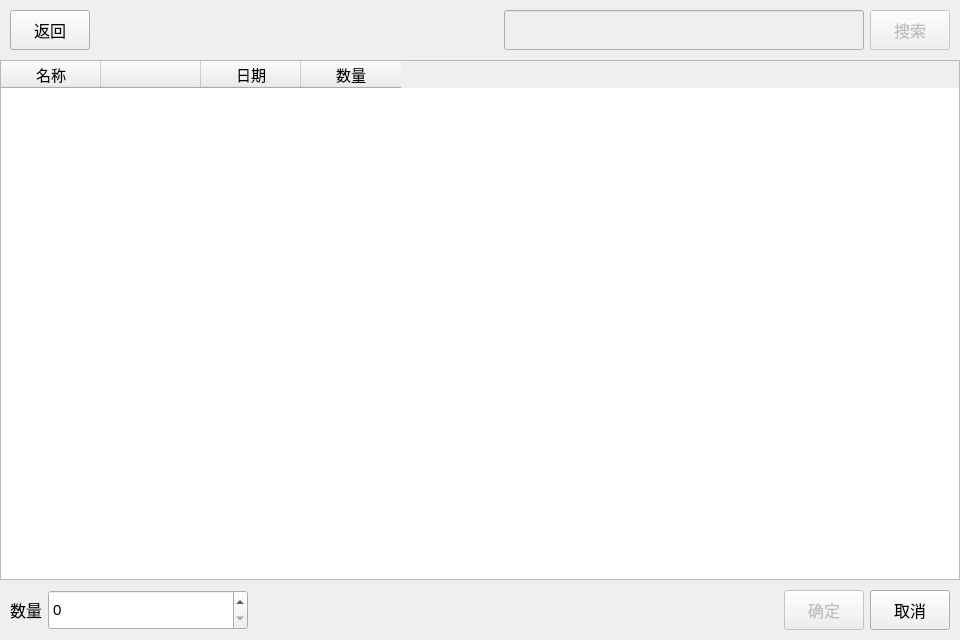
   <widget class="QWidget" name="PrepareDetailPage">
    <property name="sizePolicy">
     <sizepolicy hsizetype="Fixed" vsizetype="Fixed">
      <horstretch>0</horstretch>
      <verstretch>0</verstretch>
     </sizepolicy>
    </property>
    <property name="minimumSize">
     <size>
      <width>960</width>
      <height>640</height>
     </size>
    </property>
    <property name="maximumSize">
     <size>
      <width>960</width>
      <height>640</height>
     </size>
    </property>
    <property name="baseSize">
     <size>
      <width>960</width>
      <height>640</height>
     </size>
    </property>
    <widget class="QWidget" name="header_PrepareDetailPage">
     <property name="geometry">
      <rect>
       <x>10</x>
       <y>10</y>
       <width>940</width>
       <height>40</height>
      </rect>
     </property>
     <layout class="QHBoxLayout" name="headerLayout_PrepareDetailPage">
      <item>
       <widget class="QPushButton" name="backButton_PrepareDetailPage">
        <property name="sizePolicy">
         <sizepolicy hsizetype="Minimum" vsizetype="Expanding">
          <horstretch>0</horstretch>
          <verstretch>0</verstretch>
         </sizepolicy>
        </property>
        <property name="minimumSize">
         <size>
          <width>80</width>
          <height>30</height>
         </size>
        </property>
        <property name="font">
         <font>
          <pointsize>12</pointsize>
         </font>
        </property>
        <property name="text">
         <string>返回</string>
        </property>
       </widget>
      </item>
      <item>
       <spacer name="searchLeftSpacer_PrepareDetailPage">
        <property name="orientation">
         <enum>Qt::Horizontal</enum>
        </property>
        <property name="sizeHint" stdset="0">
         <size>
          <width>10</width>
          <height>30</height>
         </size>
        </property>
       </spacer>
      </item>
      <item>
       <layout class="QHBoxLayout" name="searchLayout_PrepareDetailPage">
        <item>
         <widget class="QLineEdit" name="searchBox_PrepareDetailPage">
          <property name="enabled">
           <bool>false</bool>
          </property>
          <property name="sizePolicy">
           <sizepolicy hsizetype="Minimum" vsizetype="Expanding">
            <horstretch>0</horstretch>
            <verstretch>0</verstretch>
           </sizepolicy>
          </property>
          <property name="minimumSize">
           <size>
            <width>360</width>
            <height>30</height>
           </size>
          </property>
          <property name="font">
           <font>
            <pointsize>11</pointsize>
           </font>
          </property>
         </widget>
        </item>
        <item>
         <widget class="QPushButton" name="searchButton_PrepareDetailPage">
          <property name="enabled">
           <bool>false</bool>
          </property>
          <property name="sizePolicy">
           <sizepolicy hsizetype="Minimum" vsizetype="Expanding">
            <horstretch>0</horstretch>
            <verstretch>0</verstretch>
           </sizepolicy>
          </property>
          <property name="minimumSize">
           <size>
            <width>10</width>
            <height>30</height>
           </size>
          </property>
          <property name="font">
           <font>
            <pointsize>12</pointsize>
           </font>
          </property>
          <property name="text">
           <string>搜索</string>
          </property>
         </widget>
        </item>
       </layout>
      </item>
     </layout>
    </widget>
    <widget class="QTableWidget" name="prepareDetailTable">
     <property name="geometry">
      <rect>
       <x>0</x>
       <y>60</y>
       <width>960</width>
       <height>520</height>
      </rect>
     </property>
     <property name="font">
      <font>
       <pointsize>11</pointsize>
      </font>
     </property>
     <property name="autoScrollMargin">
      <number>15</number>
     </property>
     <property name="editTriggers">
      <set>QAbstractItemView::NoEditTriggers</set>
     </property>
     <property name="selectionMode">
      <enum>QAbstractItemView::SingleSelection</enum>
     </property>
     <property name="selectionBehavior">
      <enum>QAbstractItemView::SelectRows</enum>
     </property>
     <property name="textElideMode">
      <enum>Qt::ElideMiddle</enum>
     </property>
     <property name="verticalScrollMode">
      <enum>QAbstractItemView::ScrollPerPixel</enum>
     </property>
     <property name="horizontalScrollMode">
      <enum>QAbstractItemView::ScrollPerPixel</enum>
     </property>
     <property name="rowCount">
      <number>0</number>
     </property>
     <property name="columnCount">
      <number>4</number>
     </property>
     <attribute name="horizontalHeaderMinimumSectionSize">
      <number>35</number>
     </attribute>
     <attribute name="horizontalHeaderDefaultSectionSize">
      <number>100</number>
     </attribute>
     <attribute name="verticalHeaderVisible">
      <bool>false</bool>
     </attribute>
     <column>
      <property name="text">
       <string>名称</string>
      </property>
      <property name="textAlignment">
       <set>AlignCenter</set>
      </property>
     </column>
     <column>
      <property name="text">
       <string/>
      </property>
     </column>
     <column>
      <property name="text">
       <string>日期</string>
      </property>
      <property name="textAlignment">
       <set>AlignCenter</set>
      </property>
     </column>
     <column>
      <property name="text">
       <string>数量</string>
      </property>
      <property name="textAlignment">
       <set>AlignCenter</set>
      </property>
     </column>
    </widget>
    <widget class="QWidget" name="footer_PrepareDetailPage">
     <property name="geometry">
      <rect>
       <x>10</x>
       <y>590</y>
       <width>940</width>
       <height>40</height>
      </rect>
     </property>
     <layout class="QHBoxLayout" name="footerLayout_PrepareDetailPage">
      <item>
       <layout class="QHBoxLayout" name="amountLayout_PrepareDetailPage">
        <item>
         <widget class="QLabel" name="amountLabel_PrepareDetailPage">
          <property name="font">
           <font>
            <pointsize>12</pointsize>
           </font>
          </property>
          <property name="text">
           <string>数量</string>
          </property>
          <property name="alignment">
           <set>Qt::AlignCenter</set>
          </property>
         </widget>
        </item>
        <item>
         <widget class="QSpinBox" name="amountSpinBox">
          <property name="sizePolicy">
           <sizepolicy hsizetype="Minimum" vsizetype="Expanding">
            <horstretch>0</horstretch>
            <verstretch>0</verstretch>
           </sizepolicy>
          </property>
          <property name="minimumSize">
           <size>
            <width>200</width>
            <height>30</height>
           </size>
          </property>
          <property name="font">
           <font>
            <pointsize>11</pointsize>
           </font>
          </property>
          <property name="maximum">
           <number>2147483646</number>
          </property>
         </widget>
        </item>
       </layout>
      </item>
      <item>
       <spacer name="footerSpacer_PrepareDetailPage">
        <property name="orientation">
         <enum>Qt::Horizontal</enum>
        </property>
        <property name="sizeHint" stdset="0">
         <size>
          <width>10</width>
          <height>30</height>
         </size>
        </property>
       </spacer>
      </item>
      <item>
       <layout class="QHBoxLayout" name="confirmationLayout_PrepareDetailPage">
        <item>
         <widget class="QPushButton" name="okButton_PrepareDetailPage">
          <property name="enabled">
           <bool>false</bool>
          </property>
          <property name="sizePolicy">
           <sizepolicy hsizetype="Minimum" vsizetype="Expanding">
            <horstretch>0</horstretch>
            <verstretch>0</verstretch>
           </sizepolicy>
          </property>
          <property name="minimumSize">
           <size>
            <width>80</width>
            <height>30</height>
           </size>
          </property>
          <property name="font">
           <font>
            <pointsize>12</pointsize>
           </font>
          </property>
          <property name="text">
           <string>确定</string>
          </property>
         </widget>
        </item>
        <item>
         <widget class="QPushButton" name="cancelButton_PrepareDetailPage">
          <property name="enabled">
           <bool>true</bool>
          </property>
          <property name="sizePolicy">
           <sizepolicy hsizetype="Minimum" vsizetype="Expanding">
            <horstretch>0</horstretch>
            <verstretch>0</verstretch>
           </sizepolicy>
          </property>
          <property name="minimumSize">
           <size>
            <width>80</width>
            <height>30</height>
           </size>
          </property>
          <property name="font">
           <font>
            <pointsize>12</pointsize>
           </font>
          </property>
          <property name="text">
           <string>取消</string>
          </property>
         </widget>
        </item>
       </layout>
      </item>
     </layout>
    </widget>
   </widget>
